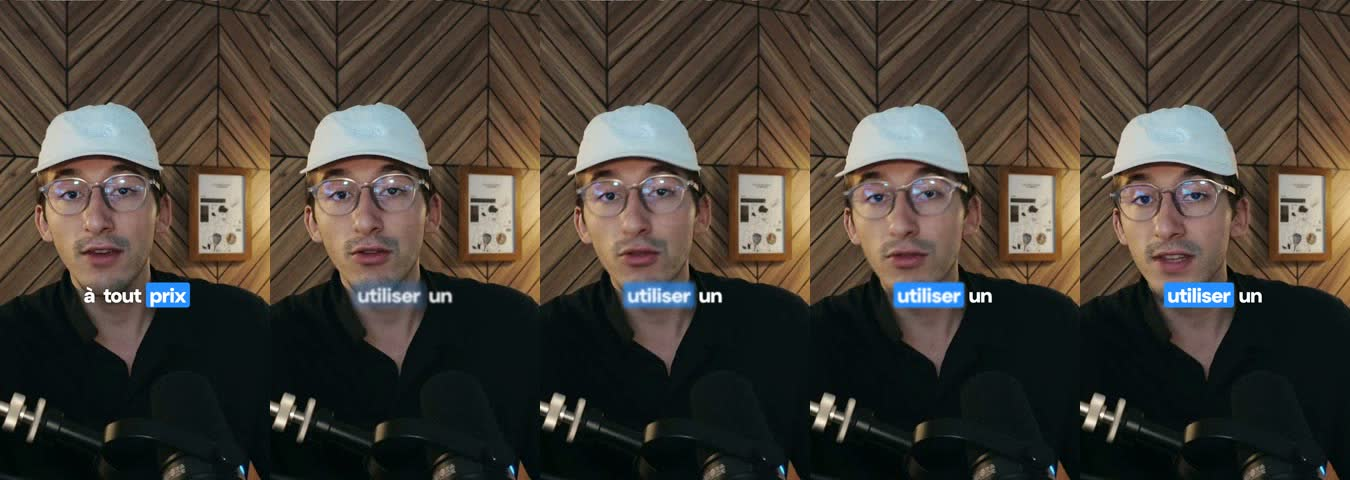
#> input picture .claude/skills/short-editing/examples/claude-5x-value/stills/contact.jpg, 1350 x 480 px
$ python ascii.py ../../../.claude/skills/short-editing/examples/claude-5x-value/stills/contact.jpg ../../../.claude/skills/short-editing/examples/claude-5x-value/stills/contact.jpg ../../../.claude/skills/short-editing/examples/claude-5x-value/stills/contact.jpg
#> lines starting #> are read from the running program, lines starting #| are printed output that depends on the picture
"""Image -> portrait en caractères (effet « corps en code »). usage : python3 ascii.py in.jpg out.png [couleur]"""
import sys
from PIL import Image, ImageDraw, ImageFont, ImageOps
src, out = sys.argv[1], sys.argv[2]; col = sys.argv[3] if len(sys.argv) > 3 else "#7CFFB2"
W, H, FS = 1080, 1920, 24
f = ImageFont.truetype("/usr/share/fonts/truetype/dejavu/DejaVuSansMono-Bold.ttf", FS)
cw = f.getbbox("M")[2]; ch = int(FS * 1.15); cols, rows = W // cw, H // ch
im = ImageOps.fit(Image.open(src).convert("L"), (cols, rows)); im = ImageOps.autocontrast(im, cutoff=2); im = im.point(lambda p: int(255 * (p / 255) ** 1.1))
#> after `im = ImageOps.fit(Image.open(src).convert('L'), (cols, rows))`:
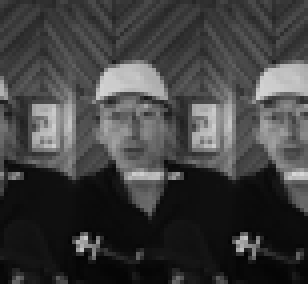
#> im: PIL image 77x71 L (shown 4 times larger); min 4, max 214, mean 63.5
#> after `im = ImageOps.autocontrast(im, cutoff=2)`:
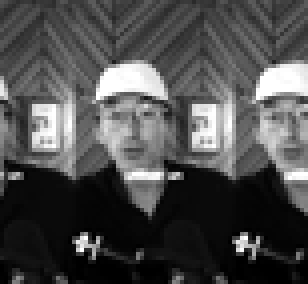
#> im: PIL image 77x71 L (shown 4 times larger); min 0, max 255, mean 76.8
chars = " .:-=+*#%@"
o = Image.new("RGB", (W, H), "#050806"); d = ImageDraw.Draw(o)
for y in range(rows):
    for x in range(cols):
        v = im.getpixel((x, y)) / 255
        if v < .08: continue
        c = chars[min(len(chars) - 1, int(v * (len(chars) - 1)))]
#> (the run stopped early here; a loop or call above may not have finished)
